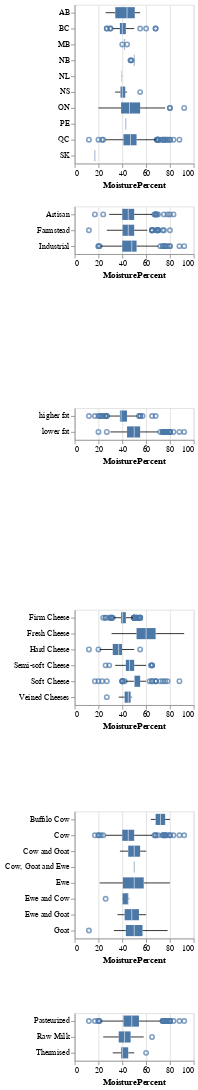

Source (notebook cell):
### Code cell
#numerical_columns = train_dfa.select_dtypes('number').columns.tolist()
#numerical_column = 
(alt.Chart(non_null_df).mark_boxplot().encode(alt.X(alt.repeat('column'),type='quantitative'),
                                            alt.Y(alt.repeat('row'),type='nominal',title='')).properties(width=150).repeat(column=numerical_columns,row=categorical_columns))

### Figure 1 — Vega-Lite specification as saved in the notebook (floating-point values rounded to 4 significant figures; data arrays with more than 128 entries replaced by an {"elided": "..."} marker saying what was removed)
{"config": {"view": {"continuousWidth": 400, "continuousHeight": 300}}, "repeat": {"column": ["MoisturePercent"], "row": ["ManufacturerProvCode", "ManufacturingTypeEn", "FatLevel", "CategoryTypeEn", "MilkTypeEn", "MilkTreatmentTypeEn"]}, "spec": {"data": {"name": "data-8fc53ca251e9a9b7df403d8fa0d23dea"}, "mark": "boxplot", "encoding": {"x": {"type": "quantitative", "field": {"repeat": "column"}}, "y": {"type": "nominal", "field": {"repeat": "row"}, "title": ""}}, "width": 150}, "$schema": "https://vega.github.io/schema/vega-lite/v4.8.1.json", "datasets": {"data-8fc53ca251e9a9b7df403d8fa0d23dea": {"elided": "833 records"}}}
